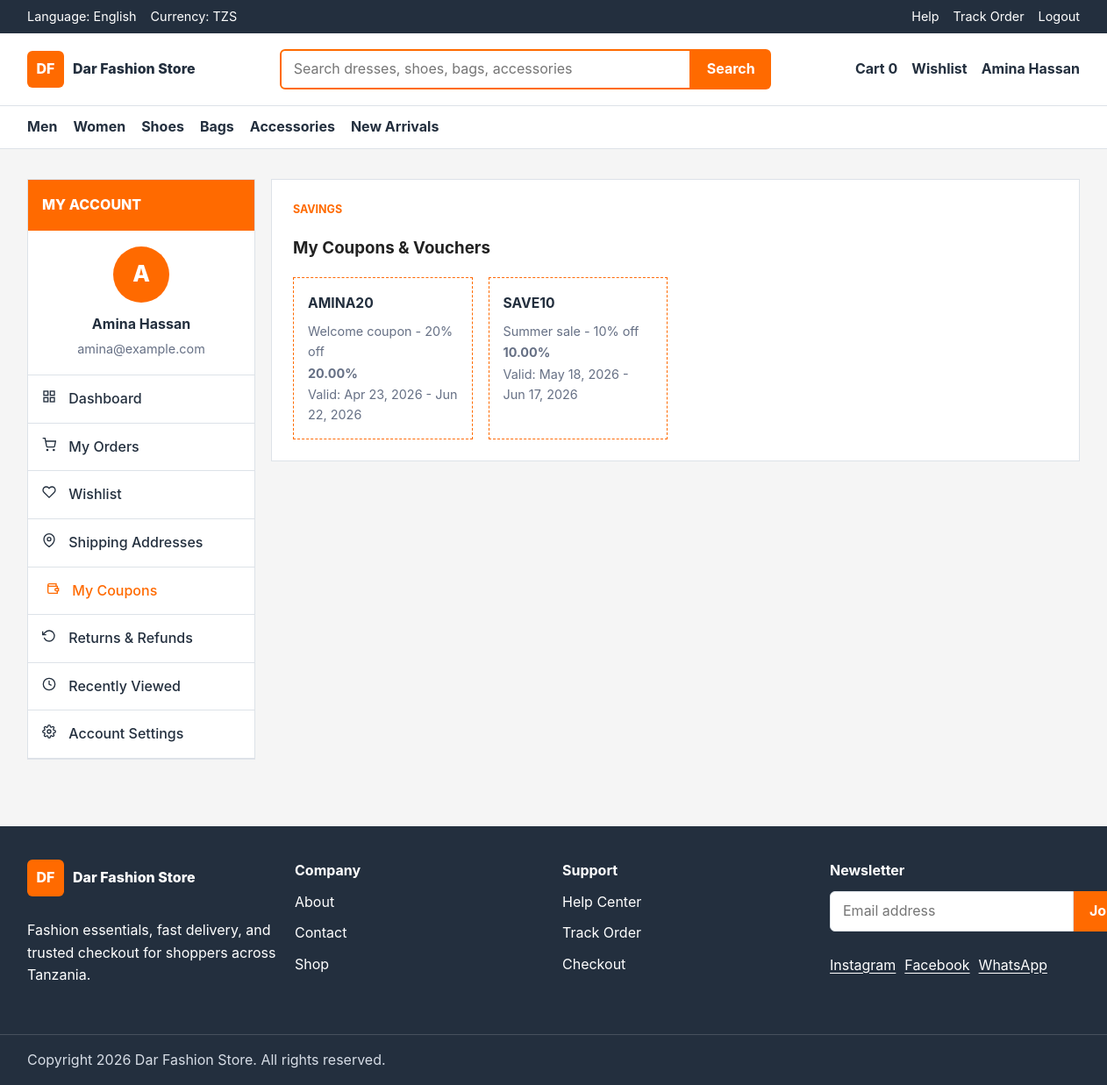
The app's page /profile.php?tab=coupons (signed in) with its own data.
### tables this page shows
CREATE TABLE user_coupons (
    id INT UNSIGNED AUTO_INCREMENT PRIMARY KEY,
    user_id INT UNSIGNED NOT NULL,
    code VARCHAR(50) NOT NULL UNIQUE,
    discount_percentage DECIMAL(5,2),
    discount_amount DECIMAL(10,2),
    description TEXT,
    valid_from DATE NOT NULL,
    valid_until DATE NOT NULL,
    min_purchase DECIMAL(10,2) NOT NULL DEFAULT 0.00,
    max_uses INT UNSIGNED,
    times_used INT UNSIGNED NOT NULL DEFAULT 0,
    status ENUM('active', 'used', 'expired', 'cancelled') NOT NULL DEFAULT 'active',
    created_at TIMESTAMP NOT NULL DEFAULT CURRENT_TIMESTAMP,
    CONSTRAINT fk_coupons_user
        FOREIGN KEY (user_id) REFERENCES users(id)
        ON UPDATE CASCADE
        ON DELETE CASCADE,
    INDEX idx_coupons_user (user_id),
    INDEX idx_coupons_code (code)
);

### app/includes/auth.php (called while the page is built, shortened)
<?php
function current_user() {
    return $_SESSION['user'] ?? null;
}
function is_admin() {
    $user = current_user();
    return $user && ($user['role'] ?? '') === 'admin';
}

### public/profile.php (the view, shortened to what this page needs)
<?php
require_once __DIR__ . '/../app/includes/auth.php';
$user = current_user();
$database = new Database();
$conn = $database->connect();
require_once __DIR__ . '/../app/controllers/UserController.php';
$tab = $_GET['tab'] ?? 'dashboard';
$userOrders = [];
$totalSpent = 0;
$wishlistItems = [];
$userCoupons = [];
if ($conn) {
    $missingTables = [];
    try {
        $stmt = $conn->prepare("
            SELECT o.*, p.payment_status, p.method
            FROM orders o
            LEFT JOIN payments p ON p.order_id = o.id
            WHERE o.user_id = ?
            ORDER BY o.created_at DESC
            LIMIT 10
        ");
        $stmt->execute([$user['id']]);
        $userOrders = $stmt->fetchAll(PDO::FETCH_ASSOC);
        $stmt = $conn->prepare("SELECT COALESCE(SUM(total), 0) AS total_spent FROM orders WHERE user_id = ?");
        $stmt->execute([$user['id']]);
        $totalSpent = $stmt->fetch(PDO::FETCH_ASSOC)['total_spent'];
    } catch (PDOException $e) {
        if ($e->getCode() === '42S02') {
            $missingTables[] = 'orders';
        } else {
            throw $e;
        }
    }
    try {
        $stmt = $conn->prepare("
            SELECT p.*, w.created_at AS added_at
            FROM user_wishlist w
            JOIN products p ON p.id = w.product_id
            WHERE w.user_id = ?
            ORDER BY w.created_at DESC
        ");
        $stmt->execute([$user['id']]);
        $wishlistItems = $stmt->fetchAll(PDO::FETCH_ASSOC);
    } catch (PDOException $e) {
        if ($e->getCode() === '42S02') {
            $missingTables[] = 'wishlist';
        } else {
            throw $e;
        }
    }
    try {
        $stmt = $conn->prepare("
            SELECT * FROM user_coupons
            WHERE user_id = ?
            ORDER BY valid_until DESC
        ");
        $stmt->execute([$user['id']]);
        $userCoupons = $stmt->fetchAll(PDO::FETCH_ASSOC);
    } catch (PDOException $e) {
        if ($e->getCode() === '42S02') {
            $missingTables[] = 'coupons';
        } else {
            throw $e;
        }
    }
}
$customerInitial = strtoupper(substr($user['fullname'] ?? 'C', 0, 1));
include __DIR__ . '/../app/includes/header.php';
?>
<main class="section account-page">
    <div class="container account-layout">
        <aside class="account-menu">
            <div class="account-menu__title">My Account</div>
            <div class="customer-menu-user">
                <div class="profile-avatar"><?php echo htmlspecialchars($customerInitial); ?></div>
                <strong><?php echo htmlspecialchars($user['fullname']); ?></strong>
                <span><?php echo htmlspecialchars($user['email']); ?></span>
            </div>
            <a href="?tab=dashboard" class="<?php echo $tab === 'dashboard' ? 'is-active' : ''; ?>">
                Dashboard
            </a>
            <a href="?tab=orders" class="<?php echo $tab === 'orders' ? 'is-active' : ''; ?>">
                <svg width="16" height="16" viewBox="0 0 24 24" fill="none" stroke="currentColor" stroke-width="2" style="margin-right: 10px;">
                    <circle cx="9" cy="21" r="1"></circle>
                    <circle cx="20" cy="21" r="1"></circle>
                    <path d="M1 1h4l2.68 13.39a2 2 0 0 0 2 1.61h9.72a2 2 0 0 0 2-1.61L23 6H6"></path>
                </svg>
                My Orders
            </a>
            <a href="?tab=wishlist" class="<?php echo $tab === 'wishlist' ? 'is-active' : ''; ?>">
                <svg width="16" height="16" viewBox="0 0 24 24" fill="none" stroke="currentColor" stroke-width="2" style="margin-right: 10px;">
                    <path d="M20.84 4.61a5.5 5.5 0 0 0-7.78 0L12 5.67l-1.06-1.06a5.5 5.5 0 0 0-7.78 7.78l1.06 1.06L12 21.23l7.78-7.78 1.06-1.06a5.5 5.5 0 0 0 0-7.78z"></path>
                </svg>
                Wishlist
            </a>
            <a href="?tab=addresses" class="<?php echo $tab === 'addresses' ? 'is-active' : ''; ?>">
                <svg width="16" height="16" viewBox="0 0 24 24" fill="none" stroke="currentColor" stroke-width="2" style="margin-right: 10px;">
                    <path d="M21 10c0 7-9 13-9 13s-9-6-9-13a9 9 0 0 1 18 0z"></path>
                    <circle cx="12" cy="10" r="3"></circle>
                </svg>
                Shipping Addresses
            </a>
            <a href="?tab=coupons" class="<?php echo $tab === 'coupons' ? 'is-active' : ''; ?>">
                <svg width="16" height="16" viewBox="0 0 24 24" fill="none" stroke="currentColor" stroke-width="2" style="margin-right: 10px;">
                    <path d="M20 12V8H6a2 2 0 0 1-2-2c0-1.1.9-2 2-2h12v4"></path>
                    <path d="M4 6v12c0 1.1.9 2 2 2h14v-4"></path>
                    <path d="M18 12a2 2 0 0 0-2 2c0 1.1.9 2 2 2h4v-4h-4z"></path>
                </svg>
                My Coupons
            </a>
            <a href="?tab=returns" class="<?php echo $tab === 'returns' ? 'is-active' : ''; ?>">
                <svg width="16" height="16" viewBox="0 0 24 24" fill="none" stroke="currentColor" stroke-width="2" style="margin-right: 10px;">
                    <polyline points="1 4 1 10 7 10"></polyline>
                    <path d="M3.51 15a9 9 0 1 0 2.13-9.36L1 10"></path>
                </svg>
                Returns & Refunds
            </a>
            <a href="?tab=recently-viewed" class="<?php echo $tab === 'recently-viewed' ? 'is-active' : ''; ?>">
                <svg width="16" height="16" viewBox="0 0 24 24" fill="none" stroke="currentColor" stroke-width="2" style="margin-right: 10px;">
                    <circle cx="12" cy="12" r="10"></circle>
                    <polyline points="12 6 12 12 16 14"></polyline>
                </svg>
                Recently Viewed
            </a>
            <a href="?tab=settings" class="<?php echo $tab === 'settings' ? 'is-active' : ''; ?>">
                Account Settings
            </a>
        </aside>
        <section class="account-content">
            <?php if ($tab === 'dashboard'): ?>
                <article class="account-panel">
                    <div class="section-heading section-heading--row">
                        <div>
                            <p class="section-kicker">Customer Dashboard</p>
                            <h1>Welcome back, <?php echo htmlspecialchars($user['fullname']); ?>!</h1>
                        </div>
                        <a href="shop.php" class="button button--primary">Start Shopping</a>
                    </div>
                    <div class="customer-stat-grid">
                        <div class="customer-stat">
                            <div style="display: flex; align-items: center; justify-content: space-between;">
                                <svg width="24" height="24" viewBox="0 0 24 24" fill="none" stroke="currentColor" stroke-width="2" style="color: var(--primary);">
                                    <circle cx="9" cy="21" r="1"></circle>
                                    <circle cx="20" cy="21" r="1"></circle>
                                    <path d="M1 1h4l2.68 13.39a2 2 0 0 0 2 1.61h9.72a2 2 0 0 0 2-1.61L23 6H6"></path>
                                </svg>
                            </div>
                            <strong><?php echo count($userOrders); ?></strong>
                            <span>Total Orders</span>
                        </div>
                        <div class="customer-stat">
                            <div style="display: flex; align-items: center; justify-content: space-between;">
                                <svg width="24" height="24" viewBox="0 0 24 24" fill="none" stroke="currentColor" stroke-width="2" style="color: var(--primary);">
                                    <line x1="12" y1="1" x2="12" y2="23"></line>
                                    <path d="M17 5H9.5a3.5 3.5 0 0 0 0 7h5a3.5 3.5 0 0 1 0 7H6"></path>
                                </svg>
                            </div>
                            <strong>TZS <?php echo number_format($totalSpent, 0); ?></strong>
                            <span>Total Spent</span>
                        </div>
                        <div class="customer-stat">
                            <div style="display: flex; align-items: center; justify-content: space-between;">
                                <svg width="24" height="24" viewBox="0 0 24 24" fill="none" stroke="currentColor" stroke-width="2" style="color: var(--primary);">
                                    <path d="M20.84 4.61a5.5 5.5 0 0 0-7.78 0L12 5.67l-1.06-1.06a5.5 5.5 0 0 0-7.78 7.78l1.06 1.06L12 21.23l7.78-7.78 1.06-1.06a5.5 5.5 0 0 0 0-7.78z"></path>
                                </svg>
                            </div>
                            <strong><?php echo count($wishlistItems); ?></strong>
                            <span>Wishlist Items</span>
                        </div>
                        <div class="customer-stat">
                            <div style="display: flex; align-items: center; justify-content: space-between;">
                                <svg width="24" height="24" viewBox="0 0 24 24" fill="none" stroke="currentColor" stroke-width="2" style="color: var(--primary);">
                                    <path d="M20 12V8H6a2 2 0 0 1-2-2c0-1.1.9-2 2-2h12v4"></path>
                                    <path d="M4 6v12c0 1.1.9 2 2 2h14v-4"></path>
                                    <path d="M18 12a2 2 0 0 0-2 2c0 1.1.9 2 2 2h4v-4h-4z"></path>
                                </svg>
                            </div>
                            <strong><?php echo count($userCoupons); ?></strong>
                            <span>Available Coupons</span>
                        </div>
                    </div>
                    <div class="section-heading section-heading--row">
                        <h2>Recent Orders</h2>
                        <a href="?tab=orders" style="color: var(--primary); font-weight: 600;">View all →</a>
                    </div>
                    <?php if ($userOrders): ?>
                        <?php
                        $tracking = $conn ? new OrderTracking($conn) : null;
                        foreach (array_slice($userOrders, 0, 3) as $order):
                            $timeline = $tracking ? $tracking->buildTimeline($order) : ['steps' => [], 'progress' => 0];
                        ?>
                            <div style="border: 1px solid var(--border); border-radius: 8px; padding: 12px; margin-bottom: 12px;">
                                <div style="display: flex; justify-content: space-between; align-items: center; margin-bottom: 8px;">
                                    <p style="font-weight: 600; color: var(--primary); margin: 0;"><?php echo htmlspecialchars($order['order_number']); ?></p>
                                    <span class="status-pill status-pill--<?php echo htmlspecialchars($order['status']); ?>"><?php echo htmlspecialchars(ucfirst($order['status'])); ?></span>
                                </div>
                                <p style="font-size: 0.85rem; color: var(--muted); margin: 0 0 6px 0;"><?php echo date('M d, Y', strtotime($order['created_at'])); ?></p>
                                <div style="width: 100%; height: 4px; background: var(--border); border-radius: 2px; overflow: hidden; margin-bottom: 6px;">
                                    <div style="width: <?php echo (int) $timeline['progress']; ?>%; height: 100%; background: var(--primary);"></div>
                                </div>
                                <p style="font-size: 0.75rem; margin: 0; color: var(--primary); font-weight: 600;"><?php echo (int) $timeline['progress']; ?>% delivered</p>
                                <a href="track-order.php?order_number=<?php echo urlencode($order['order_number']); ?>&email=<?php echo urlencode($user['email']); ?>" class="button button--secondary" style="width: 100%; margin-top: 8px; padding: 6px 12px; font-size: 0.85rem;">Track Order</a>
                            </div>
                        <?php endforeach; ?>
                    <?php else: ?>
                        <p class="empty-state">No orders yet. <a href="shop.php" style="color: var(--primary); font-weight: 600;">Start shopping!</a></p>
                    <?php endif; ?>
                </article>
            <?php elseif ($tab === 'coupons'): ?>
                <article class="account-panel">
                    <p class="section-kicker">Savings</p>
                    <h1>My Coupons & Vouchers</h1>
                    <?php if ($userCoupons): ?>
                        <div class="customer-product-grid">
                            <?php foreach ($userCoupons as $coupon): ?>
                                <article class="coupon-card">
                                    <h3><?php echo htmlspecialchars($coupon['code']); ?></h3>
                                    <p><?php echo htmlspecialchars($coupon['description']); ?></p>
                                    <p class="coupon-discount">
                                        <?php echo $coupon['discount_percentage'] ? $coupon['discount_percentage'] . '%' : 'TZS ' . number_format($coupon['discount_amount'], 0); ?>
                                    </p>
                                    <p>
                                        Valid: <?php echo date('M d, Y', strtotime($coupon['valid_from'])); ?> -
                                        <?php echo date('M d, Y', strtotime($coupon['valid_until'])); ?>
                                    </p>
                                </article>
                            <?php endforeach; ?>
                        </div>
                    <?php else: ?>
                        <p class="empty-state">No coupons available yet.</p>
                    <?php endif; ?>
                </article>
            <?php endif; ?>
        </section>
    </div>
</main>
<?php include __DIR__ . '/../app/includes/footer.php'; ?>

### records on screen
user_coupons: code "AMINA20", description "Welcome coupon - 20% off", discount_percentage "20.00", valid_from "Apr 23, 2026", valid_until "Jun 22, 2026"
user_coupons: code "SAVE10", description "Summer sale - 10% off", discount_percentage "10.00", valid_from "May 18, 2026", valid_until "Jun 17, 2026"

### other values on screen
$cartCount "0"
$loggedInUser['fullname'] "Amina Hassan"
$customerInitial "A"
$user['fullname'] "Amina Hassan"
$user['email'] "amina@example.com"
